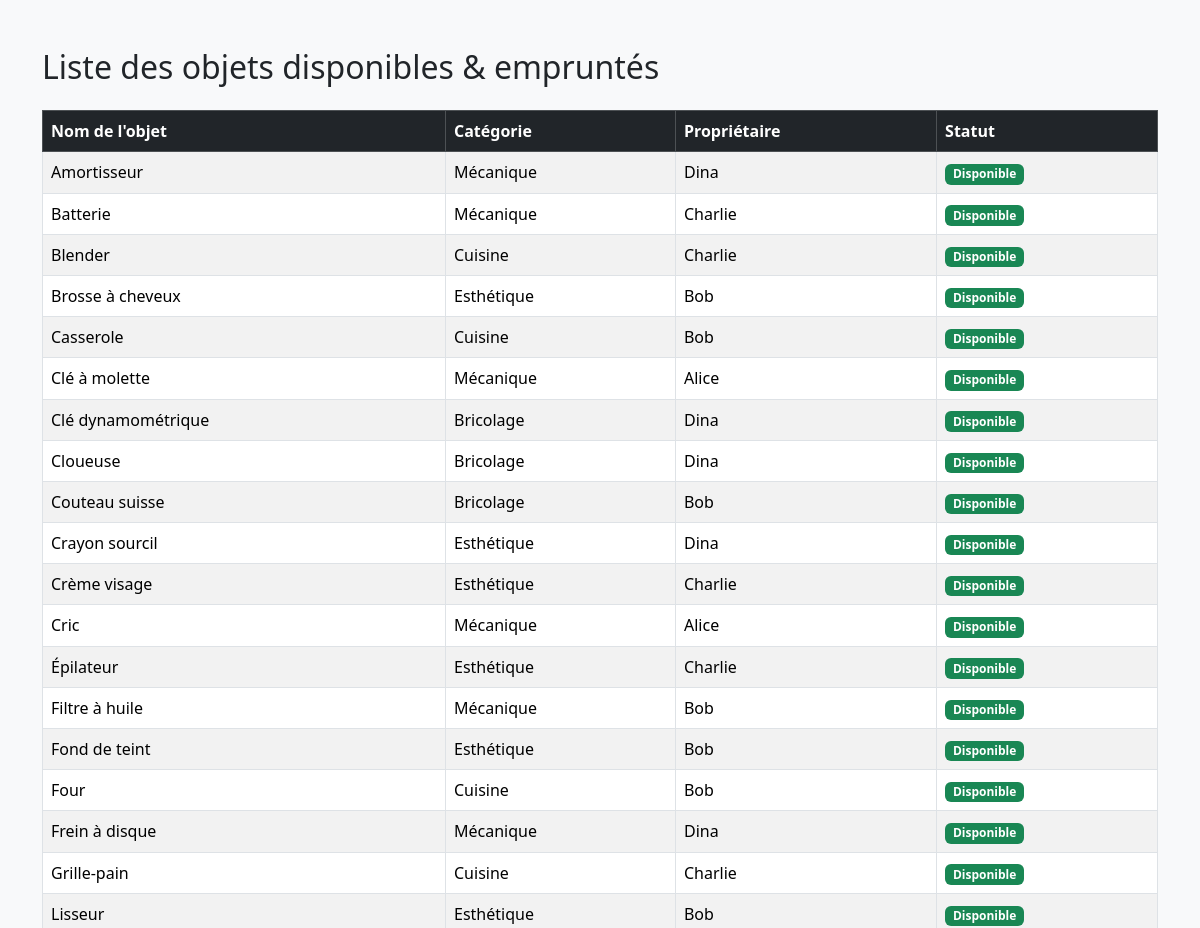
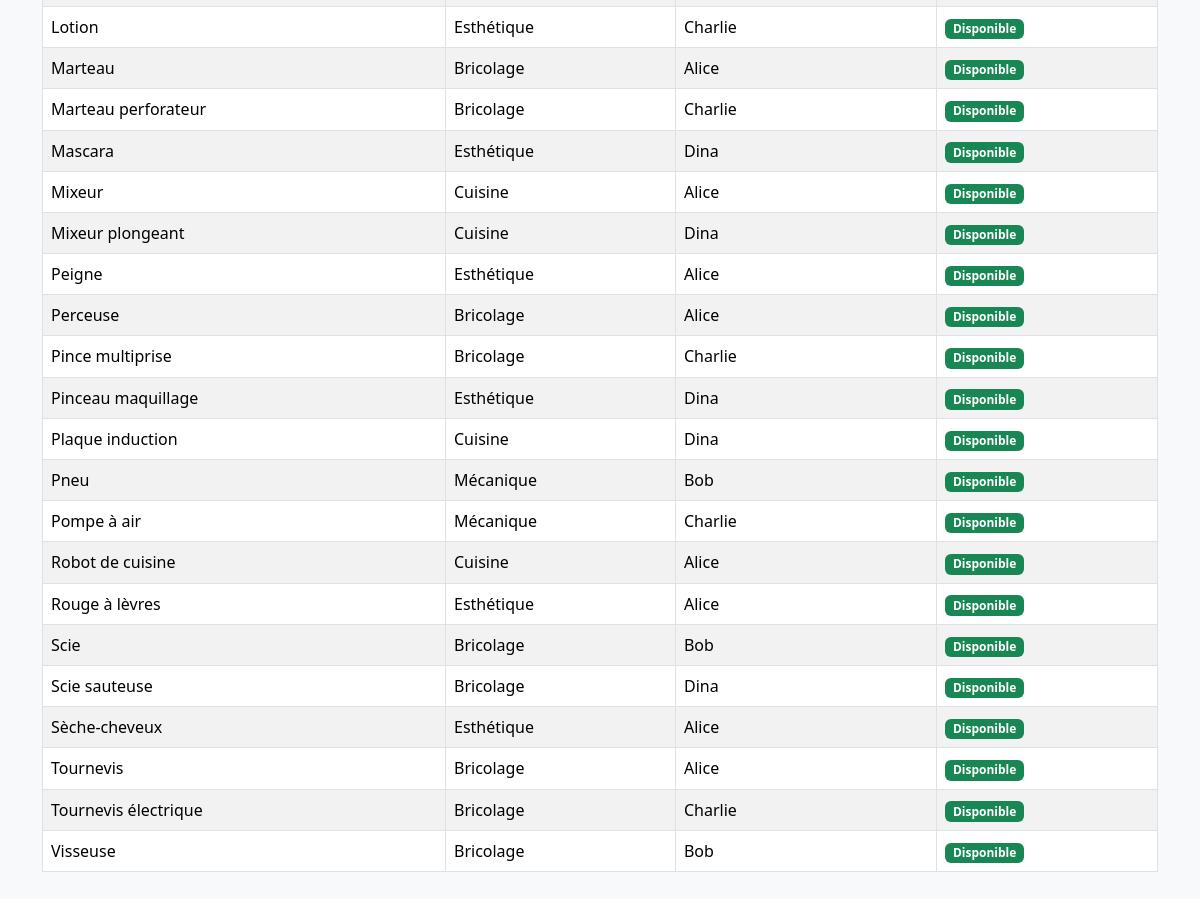
Page /pages/accueil.php on the committed database (2 pictures, top to bottom).
### tables this page shows
CREATE TABLE emprunts_objet (
    id_objet INT AUTO_INCREMENT PRIMARY KEY,
    nom_objet VARCHAR(100),
    id_categorie INT,
    id_membre INT,
    FOREIGN KEY (id_categorie) REFERENCES emprunts_categorie_objet(id_categorie),
    FOREIGN KEY (id_membre) REFERENCES emprunts_membre(id_membre)
);

### pages/accueil.php (the view, shortened to what this page needs)
<?php
$connect = dbconnect();
$sql = "SELECT * FROM vue_objets_emprunt ORDER BY nom_objet";
$result = mysqli_query($connect, $sql);
?>
<!DOCTYPE html>
<html lang="fr">
<head>
  <link href="https://cdn.jsdelivr.net/npm/bootstrap@5.3.3/dist/css/bootstrap.min.css" rel="stylesheet">
</head>
<body class="bg-light">
<div class="container py-5">
  <h2 class="mb-4">Liste des objets disponibles & empruntés</h2>
  <table class="table table-striped table-bordered">
    <thead class="table-dark">
      <tr>
        <th>Nom de l'objet</th>
        <th>Catégorie</th>
        <th>Propriétaire</th>
        <th>Statut</th>
      </tr>
    </thead>
    <tbody>
      <?php while ($row = mysqli_fetch_assoc($result)): ?>
        <tr>
          <td><?= htmlspecialchars($row['nom_objet']) ?></td>
          <td><?= htmlspecialchars($row['nom_categorie']) ?></td>
          <td><?= htmlspecialchars($row['proprietaire']) ?></td>
          <td>
            <?php if ($row['date_retour'] === null): ?>
              <span class="badge bg-success">Disponible</span>
            <?php else: ?>
              <span class="badge bg-warning text-dark">
                Emprunté jusqu'au <?= htmlspecialchars($row['date_retour']) ?>
              </span>
            <?php endif; ?>
          </td>
        </tr>
      <?php endwhile; ?>
    </tbody>
  </table>
</div>
</body>
</html>

### rows in the picture
emprunts_objet: nom_objet "Amortisseur", nom_categorie "Mécanique", proprietaire "Dina"
emprunts_objet: nom_objet "Batterie", nom_categorie "Mécanique", proprietaire "Charlie"
emprunts_objet: nom_objet "Blender", nom_categorie "Cuisine", proprietaire "Charlie"
emprunts_objet: nom_objet "Brosse à cheveux", nom_categorie "Esthétique", proprietaire "Bob"
emprunts_objet: nom_objet "Casserole", nom_categorie "Cuisine", proprietaire "Bob"
emprunts_objet: nom_objet "Clé à molette", nom_categorie "Mécanique", proprietaire "Alice"
emprunts_objet: nom_objet "Clé dynamométrique", nom_categorie "Bricolage", proprietaire "Dina"
emprunts_objet: nom_objet "Cloueuse", nom_categorie "Bricolage", proprietaire "Dina"
emprunts_objet: nom_objet "Couteau suisse", nom_categorie "Bricolage", proprietaire "Bob"
emprunts_objet: nom_objet "Crayon sourcil", nom_categorie "Esthétique", proprietaire "Dina"
emprunts_objet: nom_objet "Crème visage", nom_categorie "Esthétique", proprietaire "Charlie"
emprunts_objet: nom_objet "Cric", nom_categorie "Mécanique", proprietaire "Alice"
emprunts_objet: nom_objet "Épilateur", nom_categorie "Esthétique", proprietaire "Charlie"
emprunts_objet: nom_objet "Filtre à huile", nom_categorie "Mécanique", proprietaire "Bob"
emprunts_objet: nom_objet "Fond de teint", nom_categorie "Esthétique", proprietaire "Bob"
emprunts_objet: nom_objet "Four", nom_categorie "Cuisine", proprietaire "Bob"
emprunts_objet: nom_objet "Frein à disque", nom_categorie "Mécanique", proprietaire "Dina"
emprunts_objet: nom_objet "Grille-pain", nom_categorie "Cuisine", proprietaire "Charlie"
emprunts_objet: nom_objet "Lisseur", nom_categorie "Esthétique", proprietaire "Bob"
emprunts_objet: nom_objet "Lotion", nom_categorie "Esthétique", proprietaire "Charlie"
emprunts_objet: nom_objet "Marteau", nom_categorie "Bricolage", proprietaire "Alice"
emprunts_objet: nom_objet "Marteau perforateur", nom_categorie "Bricolage", proprietaire "Charlie"
emprunts_objet: nom_objet "Mascara", nom_categorie "Esthétique", proprietaire "Dina"
emprunts_objet: nom_objet "Mixeur", nom_categorie "Cuisine", proprietaire "Alice"
emprunts_objet: nom_objet "Mixeur plongeant", nom_categorie "Cuisine", proprietaire "Dina"
emprunts_objet: nom_objet "Peigne", nom_categorie "Esthétique", proprietaire "Alice"
emprunts_objet: nom_objet "Perceuse", nom_categorie "Bricolage", proprietaire "Alice"
emprunts_objet: nom_objet "Pince multiprise", nom_categorie "Bricolage", proprietaire "Charlie"
emprunts_objet: nom_objet "Pinceau maquillage", nom_categorie "Esthétique", proprietaire "Dina"
emprunts_objet: nom_objet "Plaque induction", nom_categorie "Cuisine", proprietaire "Dina"
emprunts_objet: nom_objet "Pneu", nom_categorie "Mécanique", proprietaire "Bob"
emprunts_objet: nom_objet "Pompe à air", nom_categorie "Mécanique", proprietaire "Charlie"
emprunts_objet: nom_objet "Robot de cuisine", nom_categorie "Cuisine", proprietaire "Alice"
emprunts_objet: nom_objet "Rouge à lèvres", nom_categorie "Esthétique", proprietaire "Alice"
emprunts_objet: nom_objet "Scie", nom_categorie "Bricolage", proprietaire "Bob"
emprunts_objet: nom_objet "Scie sauteuse", nom_categorie "Bricolage", proprietaire "Dina"
emprunts_objet: nom_objet "Sèche-cheveux", nom_categorie "Esthétique", proprietaire "Alice"
emprunts_objet: nom_objet "Tournevis", nom_categorie "Bricolage", proprietaire "Alice"
emprunts_objet: nom_objet "Tournevis électrique", nom_categorie "Bricolage", proprietaire "Charlie"
emprunts_objet: nom_objet "Visseuse", nom_categorie "Bricolage", proprietaire "Bob"
